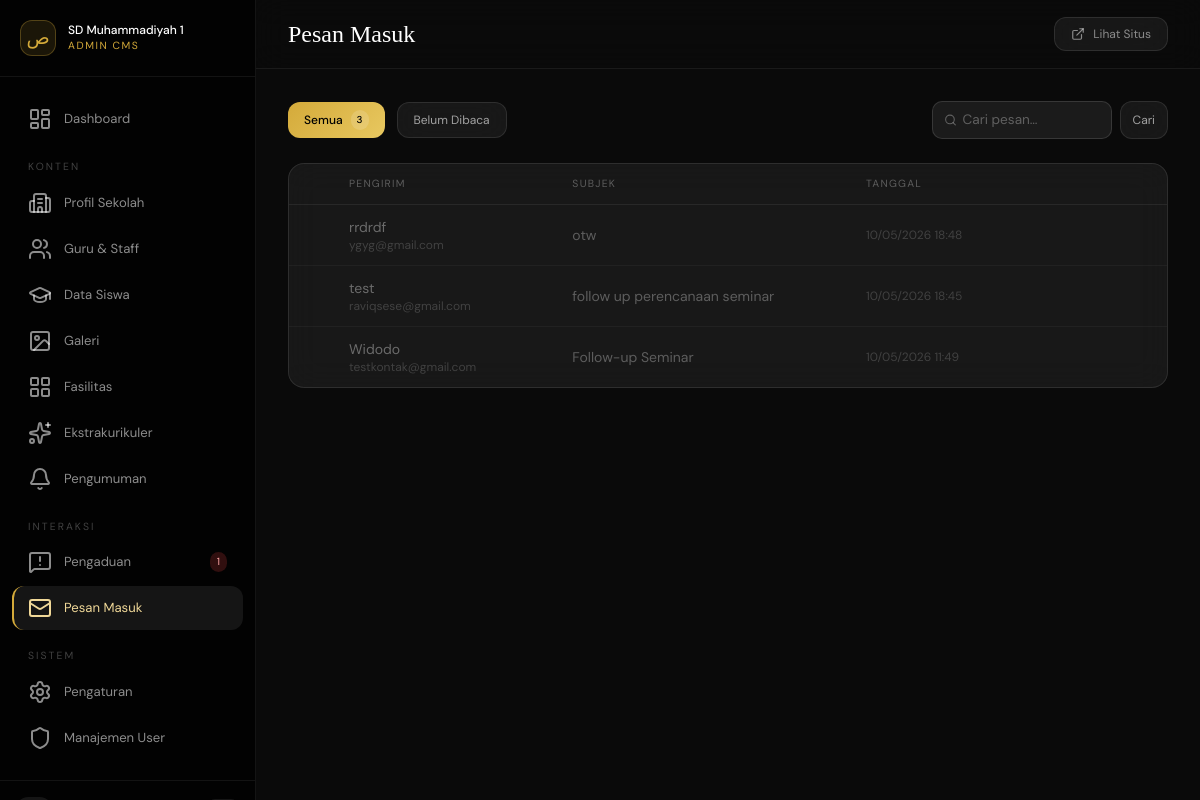
The page /admin/pages/messages.php (signed in) on the database its author committed.
### tables this page shows
CREATE TABLE `contact_messages`  (
  `id` int(10) UNSIGNED NOT NULL AUTO_INCREMENT,
  `name` varchar(150) NOT NULL,
  `email` varchar(120) NOT NULL,
  `phone` varchar(30) NULL DEFAULT NULL,
  `subject` varchar(255) NOT NULL,
  `message` text NOT NULL,
  `is_read` tinyint(1) NULL DEFAULT 0,
  `created_at` timestamp(0) NOT NULL DEFAULT current_timestamp(0),
  PRIMARY KEY (`id`) USING BTREE,
  INDEX `idx_read`(`is_read`) USING BTREE
);

### includes/config.php (called while the page is built, shortened)
<?php
class Database {
    private static ?PDO $instance = null;
    public static function getInstance(): PDO {
        if (self::$instance === null) {
            $dsn = sprintf('mysql:host=%s;port=%s;dbname=%s;charset=%s',
                DB_HOST, DB_PORT, DB_NAME, DB_CHARSET);
            try {
                self::$instance = new PDO($dsn, DB_USER, DB_PASS, [
                    PDO::ATTR_ERRMODE            => PDO::ERRMODE_EXCEPTION,
                    PDO::ATTR_DEFAULT_FETCH_MODE => PDO::FETCH_ASSOC,
                    PDO::ATTR_EMULATE_PREPARES   => false,
                    PDO::MYSQL_ATTR_INIT_COMMAND => "SET NAMES utf8mb4 COLLATE utf8mb4_unicode_ci",
                ]);
            } catch (PDOException $e) {
                if (APP_ENV === 'development') {
                    die('<pre style="color:red">DB Error: ' . $e->getMessage() . '</pre>');
                }
                die('Service temporarily unavailable. Please try again later.');
            }
        }
        return self::$instance;
    }
}
function db(): PDO { return Database::getInstance(); }
function e(string $str): string {
    return htmlspecialchars($str, ENT_QUOTES | ENT_HTML5, 'UTF-8');
}

### admin/pages/messages.php (the view, shortened to what this page needs)
<?php
$filter=$_GET['filter']??'';
$search=trim($_GET['q']??'');
$page=max(1,(int)($_GET['p']??1));$perPage=15;$offset=($page-1)*$perPage;
$where='1=1';$params=[];
try {
    $cTotal=db()->prepare("SELECT COUNT(*) FROM contact_messages WHERE $where");$cTotal->execute($params);$total=(int)$cTotal->fetchColumn();
    $stmt=db()->prepare("SELECT * FROM contact_messages WHERE $where ORDER BY is_read ASC, created_at DESC LIMIT $perPage OFFSET $offset");
    $stmt->execute($params);$rows=$stmt->fetchAll();
} catch(Exception $e){$rows=[];$total=0;$totalPages=1;$unreadCount=0;}
require_once __DIR__ . '/../includes/admin_head.php';
?>
<div class="flex flex-wrap items-center justify-between gap-4 mb-6">
  <div class="flex gap-3">
    <a href="?" class="px-4 py-2 rounded-xl text-xs flex items-center gap-2 transition-all <?=$filter===''?'text-black font-medium':'glass text-white/60 hover:bg-white/10'?>" style="<?=$filter===''?'background:linear-gradient(135deg,#d4aa3a,#e8c860)':''?>">Semua <span class="text-[10px] px-1.5 py-0.5 rounded-full" style="background:rgba(255,255,255,.15)"><?=$total?></span></a>
    <a href="?filter=unread" class="px-4 py-2 rounded-xl text-xs flex items-center gap-2 transition-all <?=$filter==='unread'?'text-black font-medium':'glass text-white/60 hover:bg-white/10'?>" style="<?=$filter==='unread'?'background:linear-gradient(135deg,#d4aa3a,#e8c860)':''?>">Belum Dibaca </a>
  </div>
  <div class="flex gap-3">
    <form method="GET" class="flex gap-2">
      <div class="relative"><i data-lucide="search" class="absolute left-3 top-1/2 -translate-y-1/2 pointer-events-none" style="width:13px;height:13px;color:rgba(255,255,255,.3)"></i>
        <input name="q" value="<?=e($search)?>" placeholder="Cari pesan…" class="input-g pl-8" style="width:180px;padding:8px 12px 8px 30px"></div>
      <button type="submit" class="px-3 py-2 glass rounded-xl text-xs text-white/60 hover:bg-white/10 transition-all">Cari</button>
    </form>
  </div>
</div>
<?php if(empty($rows)): ?>
<div class="glass rounded-3xl p-16 text-center"><i data-lucide="mail-open" style="width:36px;height:36px;color:rgba(255,255,255,.15);margin:0 auto 12px"></i><p style="color:rgba(255,255,255,.3)">Tidak ada pesan.</p></div>
<?php else: ?>
<div class="glass rounded-2xl overflow-hidden">
  <table class="w-full"><thead><tr style="border-bottom:1px solid rgba(255,255,255,.07)">
    <?php foreach(['','Pengirim','Subjek','Tanggal',''] as $h): ?><th class="px-5 py-3 text-left" style="font-size:.65rem;letter-spacing:.12em;text-transform:uppercase;color:rgba(255,255,255,.3);font-weight:400"><?=$h?></th><?php endforeach; ?>
  </tr></thead>
  <tbody class="divide-y divide-white/[.04]">
  <?php foreach($rows as $m): ?>
  <tr class="group hover:bg-white/[.02] transition-colors <?=!$m['is_read']?'':'opacity-60'?>">
    <td class="px-5 py-3 w-6">
    </td>
    <td class="px-5 py-3">
      <p class="text-sm <?=$m['is_read']?'text-white/60':'text-white/90 font-medium'?>"><?=e($m['name'])?></p>
      <p class="text-xs text-white/30"><?=e($m['email'])?></p>
    </td>
    <td class="px-5 py-3 text-sm <?=$m['is_read']?'text-white/50':'text-white/75'?> max-w-[220px] truncate"><?=e($m['subject'])?></td>
    <td class="px-5 py-3 text-xs text-white/30"><?=date('d/m/Y H:i',strtotime($m['created_at']))?></td>
    <td class="px-5 py-3">
    </td>
  </tr>
  <?php endforeach; ?></tbody></table>
</div>
<?php endif; ?>
</div></main></div></body></html>

### admin/includes/admin_head.php (style rules this page uses)
* { font-family:'DM Sans',sans-serif }
body { background:#0a0a0a;color:#fff }
.glass { background:rgba(255,255,255,.06);backdrop-filter:blur(16px);-webkit-backdrop-filter:blur(16px);border:1px solid rgba(255,255,255,.1) }
.input-g { background:rgba(255,255,255,.07);border:1px solid rgba(255,255,255,.12);color:#fff;border-radius:10px;padding:10px 14px;font-size:.85rem;width:100%;transition:all .25s }
.input-g::placeholder { color:rgba(255,255,255,.3) }

### rows shown on the page
contact_messages: name "rrdrdf", email "ygyg@gmail.com", subject "otw", created_at "10/05/2026 18:48"
contact_messages: name "test", email "raviqsese@gmail.com", subject "follow up perencanaan seminar", created_at "10/05/2026 18:45"
contact_messages: name "Widodo", email "testkontak@gmail.com", subject "Follow-up Seminar", created_at "10/05/2026 11:49"

### other values the page prints
$label "Dashboard Profil Sekolah Guru & Staff Data Siswa Galeri Fasilitas Ekstrakurikuler Pengumuman Pengaduan Pesan Masuk Pengaturan Manajemen User"
$badge "1"
$pageTitle "Pesan Masuk"
$total "3"
$h "PENGIRIM"
$h "SUBJEK"
$h "TANGGAL"
